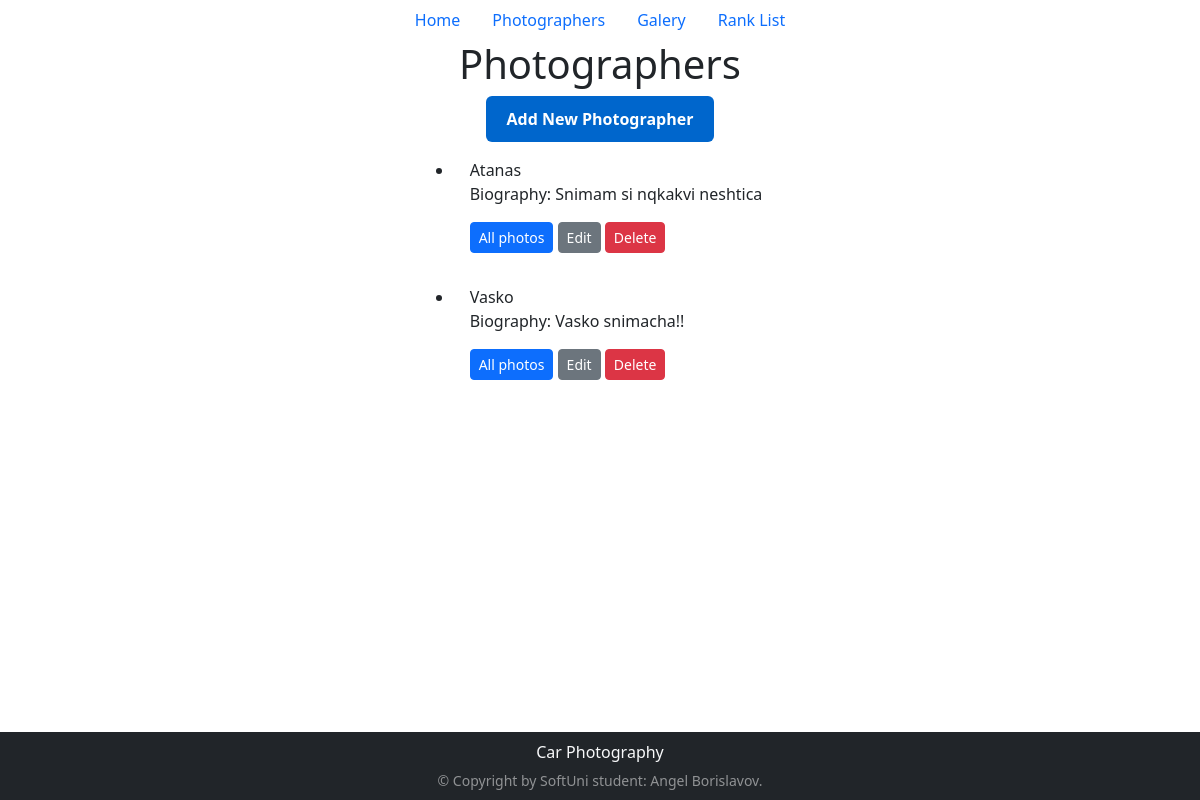
The app's page /photographers/, older data.
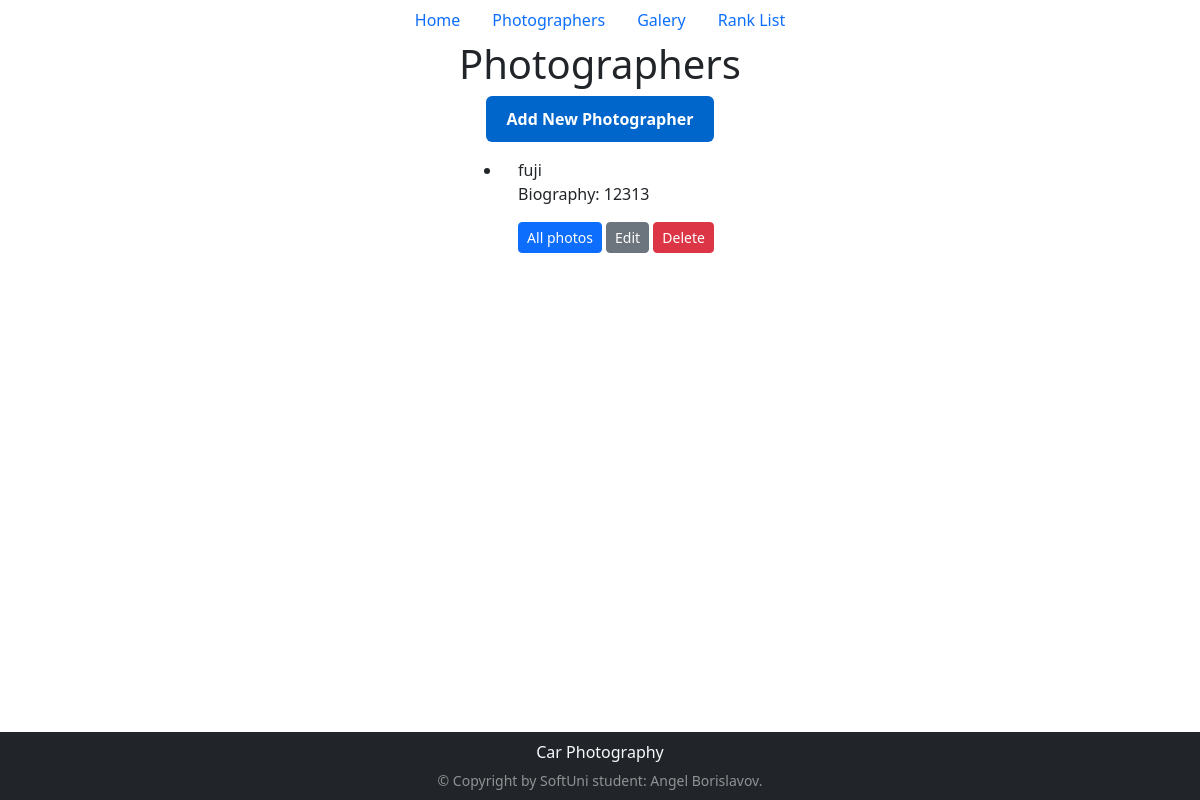
The same page, newer data.
### photographers/models.py (models this page shows, shortened)
class Photographers(models.Model):
    name = models.CharField(max_length=255)
    email = models.EmailField()
    biography = models.TextField()

### photographers/views.py (the view)
# urls.py: path('photographers/', photographer_views.photographers_list,name = "photographers"),
def photographers_list(request):
    all_photographers = Photographers.objects.all()
    context = {"photographers": all_photographers}
    return render(request, 'photographers/photographer_list.html', context)

### photographers/templates/photographers/photographer_list.html
{% extends "pages/base.html" %}
    {% block content %}
    {% load static %}
    <h1>Photographers</h1>
     <a id="add_photographer_button" href="{% url 'photographer_form' %}">Add New Photographer</a>
    <ul>
    {% for p in photographers %}
            <li id="photographers_list">
                {{ p.name }}
                <p>Biography: {{ p.biography }}</p>
                <a class="btn btn-primary btn-sm" href="{% url 'photographer_photos' p.pk %}">All photos</a>
                <a class="btn btn-secondary btn-sm" href="{% url 'edit_photographer' p.pk %}">Edit</a>
                <a class="btn btn-danger btn-sm" href="{% url 'delete_photographer' p.pk %}">Delete</a>
            </li>
    {% empty %}
        <li>No photographers added yet.</li>
    {% endfor %}
    </ul>
    {% endblock %}

### pages/templates/pages/base.html (shortened to what this page needs)
{% load static %}
<!DOCTYPE html>
<html lang="en">
<head>
    <link rel="stylesheet" href="{% static 'pages/style.css' %}">
    {% load bootstrap5 %}
    {% bootstrap_css %}
</head>
<body>
    <ul class="nav">
    <li class="nav-item">
        <a class="nav-link active" href="{% url 'home' %}">Home</a>
    </li>
    <li class="nav-item">
        <a class="nav-link" href="{% url 'photographers' %}">Photographers</a>
    </li>
    <li class="nav-item">
        <a class="nav-link" href="{% url 'gallery' %}">Galery</a>
    </li>
    <li class="nav-item">
        <a class="nav-link " href="{% url 'rank_list' %}">Rank List</a>
    </li>
    </ul>
    <footer class="bg-dark py-2 mt-5 fixed-bottom">
        <div class="container text-light text-center">
            <p class="fs-6 mb-1">Car Photography</p>
            <small class="text-white-50">&copy; Copyright by SoftUni student: Angel Borislavov.</small>
        </div>
    </footer>
    {% block content %}{% endblock %}
</body>
</html>

### pages/static/pages/style.css (style rules this page uses)
body { margin: 0; display: grid; place-items: center; padding-bottom:1em; }
#upload_button ,#add_photographer_button { display: inline-block; padding: 10px 20px; font-family: inherit; font-size: 1rem; font-weight: 600; text-decoration: none; text-align: center; background-color: #0066cc; color: #ffffff; border-radius: 6px; border: 1px solid transparent; transition: background-color 0.2s ease, transform 0.1s ease; cursor: pointer; }
#photographers_list { padding: 1em; }

Row changes from the older to the newer data that the page shows:
removed Photographers: name "Atanas", biography "Snimam si nqkakvi neshtica"
removed Photographers: name "Vasko", biography "Vasko snimacha!!"
added Photographers: name "fuji", biography "12313"
